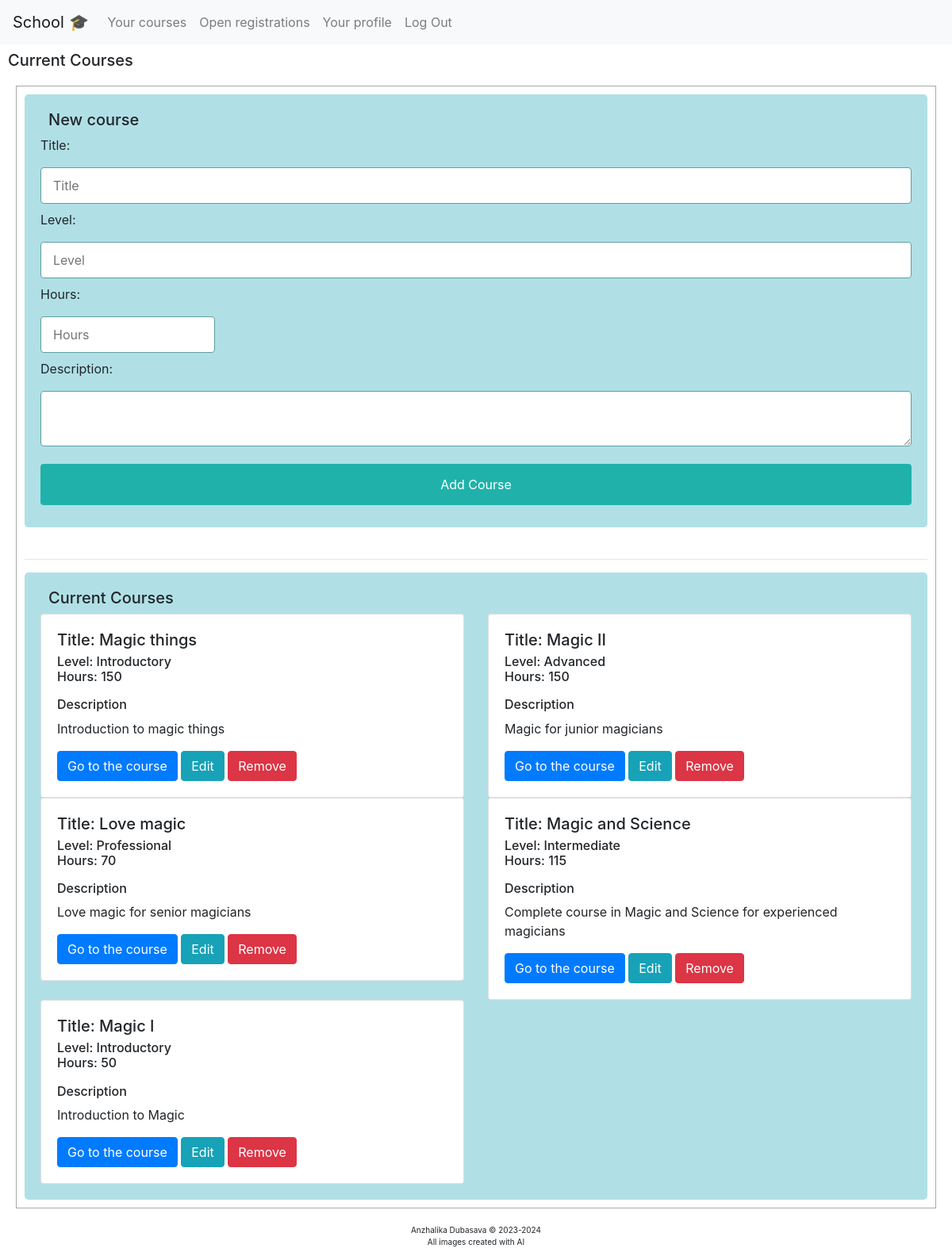
The page /courses (signed in) on the database its author committed.
### school/models.py (models this page shows, shortened)
class Course(models.Model):
    user = models.ForeignKey(User, on_delete=models.CASCADE, blank=True, null=True, related_name="course_teacher")
    title = models.CharField(max_length = 64)
    description = models.TextField()
    level = models.CharField(max_length = 32)
    hours = models.IntegerField()

### school/views.py (the view)
# urls.py: path("courses", views.courses, name="courses"),
@login_required
def courses(request):
    user = request.user
    if user.role == User.TEACHER:
        courses = Course.objects.filter(user=request.user)
        return render(request, "school/courses.html", {
            "courses": courses,
        })
    else:
        raise PermissionDenied()

### school/templates/school/courses.html (shortened to what this page needs)
{% extends "school/layout.html" %}
{% load static %}
{% block body %}
<h5 style="padding-left: 10px;">Current Courses</h5>
<div style="border-style: solid; border-width: 1px; border-color: darkgrey; padding: 10px; margin: 20px;">
    <div id="new_course">
        <h5 style="padding-left: 10px;">New course</h5>
        <form id="create-course" action="{% url 'create' %}" method="post">
            <label for="title">Title:</label><br>
            <input type="text" id="title" name="title" placeholder="Title" required><br>
            <label for="level">Level:</label><br>
            <input type="text" id="level" name="level" placeholder="Level" required><br>
            <label for="hours">Hours:</label><br>
            <input type="number" id="hours" name="hours" placeholder="Hours" required min="1"><br>
            <label for="description">Description:</label>
            <textarea width="100%" id="description" name="description" required></textarea>
            <br>
            <input type="submit" value="Add Course">
        </form>
    </div>
    <br>
    <hr>
    <div id="new_course">
        <h5 style="padding-left: 10px;">Current Courses</h5>
        <div class="row">
            {% for course in courses %}
                <div class="col-sm-6" style="display: block;" id="o {{ course.id }}" >
                    <div class="card">
                        <div class="card-body">
                            <h5 class="card-title">Title: <span id="t1 {{ course.id }}">{{ course.title }}</span></h5>
                            <h6 class="card-subtitle">Level: <span id="l1 {{ course.id }}">{{ course.level }}</span></h6>
                            <h6>Hours: <span id="h1 {{ course.id }}">{{ course.hours }}</span></h6>
                            <p class="card-text"><h6>Description</h6> <span id="tx1 {{ course.id }}">{{ course.description }}</span></p>
                            <a href="{% url 'course' id=course.id %}" class="btn btn-primary">Go to the course</a>
                            <button class="btn btn-info" id="{{ course.id }}">Edit</button>
                            <button class="btn btn-danger" id="r {{ course.id }}" onclick="remove('{{ course.id }}')">Remove</button>
                            </div>
                    </div>
                </div>
            {% endfor %}
        </div>
    </div>
</div>
{% endblock %}

### school/static/school/styles.css (style rules this page uses)
#new_course { border-radius: 5px; background-color:powderblue; padding: 20px; }
input[type=text], #description, select { width: 100%; padding: 10px 15px; margin: 8px 0; display: inline-block; border: 1px solid cadetblue; border-radius: 4px; box-sizing: border-box; }
input[type=number] { width: 20%; padding: 10px 15px; margin: 8px 0; display: inline-block; border: 1px solid cadetblue; border-radius: 4px; box-sizing: border-box; }
input[type=submit] { width: 100%; background-color:lightseagreen; color: white; padding: 14px 20px; margin: 8px 0; border: none; border-radius: 4px; cursor: pointer; }

### rows shown on the page
Course: title "Magic things", level "Introductory", hours "150", description "Introduction to magic things"
Course: title "Magic II", level "Advanced", hours "150", description "Magic for junior magicians"
Course: title "Love magic", level "Professional", hours "70", description "Love magic for senior magicians"
Course: title "Magic and Science", level "Intermediate", hours "115", description "Complete course in Magic and Science for experienced magicians"
Course: title "Magic I", level "Introductory", hours "50", description "Introduction to Magic"
